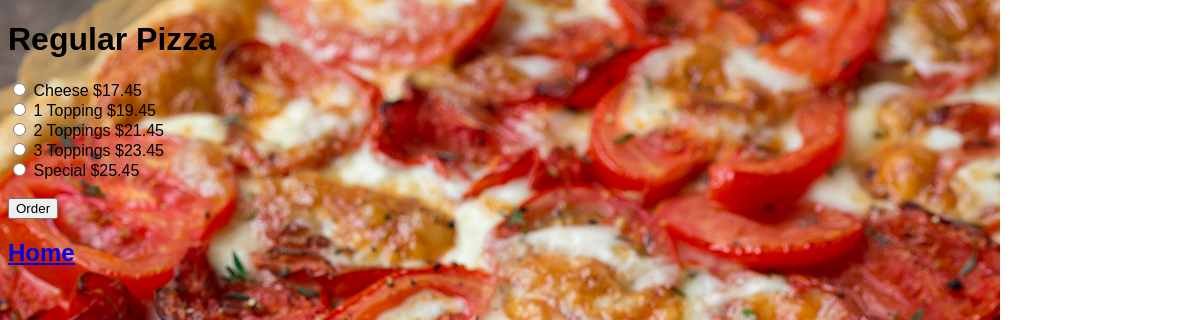
/1/, run on the app's committed database.
### orders/models.py (models this page shows, shortened)
class Category(models.Model):
    SMALL = 'S'
    LARGE = 'L'
    CATEGORY_SIZES = (
        (SMALL, 'Small'),
        (LARGE, 'Large'),
    )
    item_size = models.CharField(
        'size',
        max_length=1,
        choices=CATEGORY_SIZES,
        default=SMALL,
    )
    category_text = models.CharField(max_length=200)
    pub_date = models.DateTimeField('date published')
    toppings = models.ManyToManyField(Topping)

class Type(models.Model):
    category = models.ForeignKey(Category, on_delete=models.CASCADE)
    type_text = models.CharField(max_length=200)
    price = models.DecimalField(decimal_places=2, max_digits=5)
    orders = models.IntegerField(default=0)

### orders/views.py (the view)
# urls.py: path('<int:category_id>/', views.detail, name='detail'),
def detail(request, category_id):
    try:
        category=Category.objects.get(pk=category_id)
    except Category.DoesNotExist:
        raise Http404("Category does not exist.")
    return render(request, 'orders/detail.html', {'category': category})

### orders/templates/orders/detail.html (shortened to what this page needs)
{% extends "orders/base.html" %}
{% block body %}
<h1>{{ category.category_text }}</h1>
<form action="{% url 'order' category.id %}" method="post">
{% for type in category.type_set.all %}
    <input type="radio" name="type" id="type{{ forloop.counter }}" value="{{ type.id }}">
    <label for="type{{ forloop.counter }}">{{ type.type_text }} ${{ type.price }}</label><br>
{% endfor %}
<br><input type="submit" value="Order">
</form>
<h2><a href="{% url 'index' %}">Home</a></h2>
{% endblock %}

### orders/static/orders/style.css (style rules this page uses)
body { font-family: sans-serif; left: 30px }
body { background: white url("images/Puff+Pastry+Pizza.jpg") no-repeat; }

### data on the page
Category: category_text "Regular Pizza"
Type: type_text "Cheese", price "17.45"
Type: type_text "1 Topping", price "19.45"
Type: type_text "2 Toppings", price "21.45"
Type: type_text "3 Toppings", price "23.45"
Type: type_text "Special", price "25.45"
